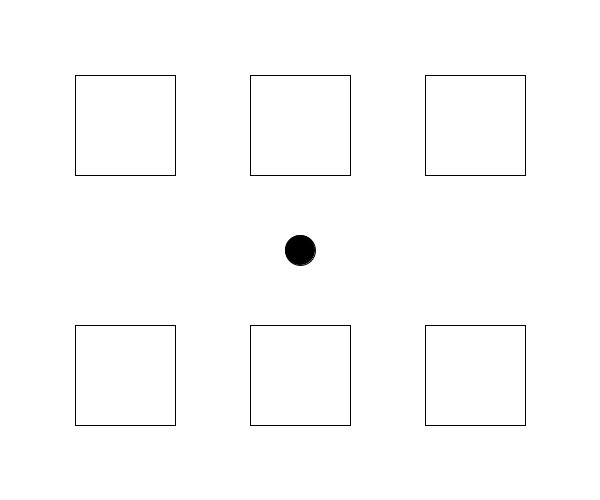
Frame 1 (no input)
Frame 60 (the mouse pressed at the canvas centre just before this capture): identical to frame 1, image omitted
Frame 120 (the mouse held since frame 60 and released just before this capture): identical to frame 1, image omitted

The Processing sketch that drew this single still picture (run headless with seeded random() and noise(); from frame 60 on, the mouse is pressed at the canvas centre):

// Processing sketch: KeyCircleGame3
// ── KeyCircleGame3.pde
float px, py, ps;
float sx, sy;
float[] rxList = new float[6];
float[] ryList = new float[6];
boolean[] status = new boolean[6];

void setup(){
  size(600, 500);
  px = width/2;
  py = height/2;
  ps = 30;
  for (int i=0; i<6; i++) {
    rxList[i] = 75+175*(i%3); //余白+(四角+余白)x(添字÷3の余り)
    ryList[i] = 75+250*(i/3); //余白+(四角+縦余白)x(添字÷3)
    status[i] = false;
  }
}

void draw(){
  background(255);
  for (int i=0; i<6; i++) {
    if (status[i]) {
      fill(255, 0, 0);
    } else {
      fill(255);
    }
    rect(rxList[i], ryList[i], 100, 100);
  }
  fill(0);
  ellipse(px, py, ps, ps);

  if (keyPressed) {
    if (keyCode == UP) {
        sy -= 1;
    }
    if (keyCode == DOWN) {
        sy += 1;
    }
    if (keyCode == LEFT) {
        sx -= 1;
    }
    if (keyCode == RIGHT) {
        sx += 1;
    }
  }

  sx *= 0.98;
  sy *= 0.98;
  px += sx;
  py += sy;

  for (int i=0; i<6; i++) {
    if (px+ps/2>rxList[i] && px-ps/2<rxList[i]+100 
    && py+ps/2>ryList[i] && py-ps/2<ryList[i]+100) {
      status[i] = true;
    }
  }
}
